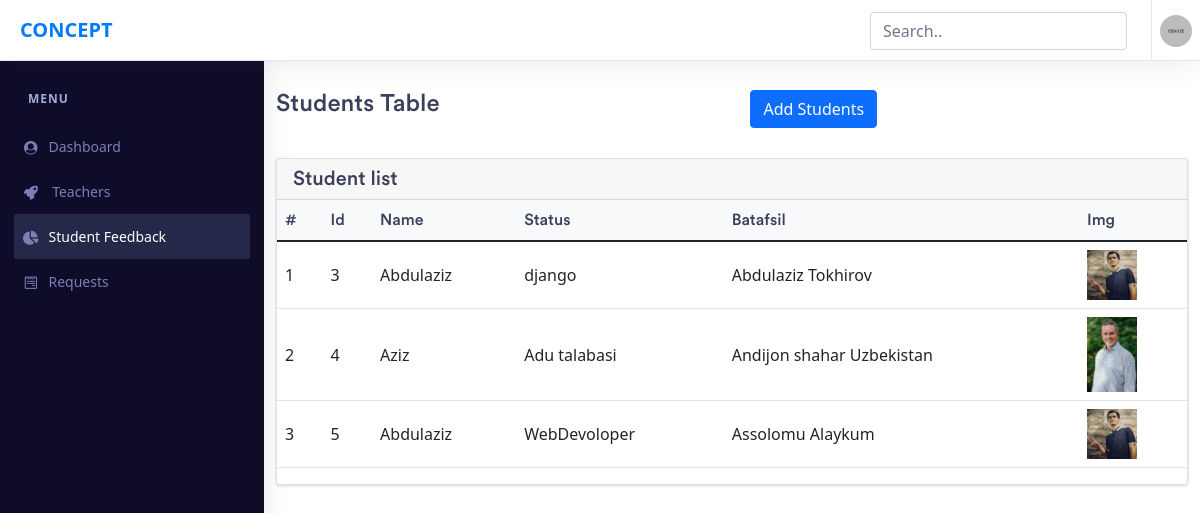
The app's page /dashboard/students/ (signed in) with its own data.
### main/models.py (models this page shows, shortened)
class StudentFeedback(models.Model):
    student = models.CharField(max_length=255)
    status = models.CharField(max_length=255)
    body =models.TextField()
    img = models.ImageField(upload_to ='st-fb/')

### dashboard/views.py (the view)
# urls.py: path('students/', student_feedback, name='students_url'),
@login_required(login_url='login_url')
def student_feedback(request):
    students = StudentFeedback.objects.all()
    context = {
        'students':students
    }
    return render(request, 'dashboard/students.html', context)

### templates/dashboard/students.html (shortened to what this page needs)
{% load static %}
<!doctype html>
<html lang="en">
<head>
    <link rel="stylesheet" href="{% static 'dashboard/vendor/bootstrap/css/bootstrap.min.css' %}">
    <link href="{% static 'dashboard/vendor/fonts/circular-std/style.css' %}" rel="stylesheet">
    <link rel="stylesheet" href="{% static 'dashboard/libs/css/style.css' %}">
    <link rel="stylesheet" href="{% static 'dashboard/vendor/fonts/fontawesome/css/fontawesome-all.css' %}">
    <link rel="stylesheet" href="{% static 'dashboard/vendor/charts/chartist-bundle/chartist.css' %}">
    <link rel="stylesheet" href="{% static 'dashboard/vendor/charts/morris-bundle/morris.css' %}">
    <link rel="stylesheet" href="{% static 'dashboard/vendor/fonts/material-design-iconic-font/css/materialdesignicons.min.css' %}">
    <link rel="stylesheet" href="{% static 'dashboard/vendor/charts/c3charts/c3.css' %}">
    <link rel="stylesheet" href="{% static 'dashboard/vendor/fonts/flag-icon-css/flag-icon.min.css' %}">
    <link href="https://cdn.jsdelivr.net/npm/bootstrap@5.1.3/dist/css/bootstrap.min.css" rel="stylesheet">
</head>
<body>
    <div class="dashboard-main-wrapper">
        <div class="dashboard-header">
            <nav class="navbar navbar-expand-lg bg-white fixed-top">
                <a class="navbar-brand" href="index.html">Concept</a>
                <div class="collapse navbar-collapse " id="navbarSupportedContent">
                    <ul class="navbar-nav ml-auto navbar-right-top">
                        <li class="nav-item">
                            <div id="custom-search" class="top-search-bar">
                                <input class="form-control" type="text" placeholder="Search..">
                            </div>
                        </li>
                        <li class="nav-item dropdown nav-user">
                            <a class="nav-link nav-user-img" href="#" id="navbarDropdownMenuLink2" data-toggle="dropdown" aria-haspopup="true" aria-expanded="false"><img src="assets/images/avatar-1.jpg" alt="" class="user-avatar-md rounded-circle"></a>
                        </li>
                    </ul>
                </div>
            </nav>
        </div>
        <div class="nav-left-sidebar sidebar-dark">
            <div class="menu-list">
                <nav class="navbar navbar-expand-lg navbar-light">
                    <div class="collapse navbar-collapse" id="navbarNav">
                        <ul class="navbar-nav flex-column">
                            <li class="nav-divider">
                                Menu
                            </li>
                            <li class="nav-item ">
                                <a class="nav-link " href=" {% url 'dashboard_url' %} " aria-expanded="false" data-target="#submenu-1" aria-controls="submenu-1"><i class="fa fa-fw fa-user-circle"></i>Dashboard <span class="badge badge-success">6</span></a>
                            </li>
                            <li class="nav-item">
                                <a class="nav-link " href="{% url 'teacher_url' %} "  aria-expanded="false" data-target="#submenu-2" aria-controls="submenu-2"><i class="fa fa-fw fa-rocket"></i> Teachers</a>
                            </li>
                            <li class="nav-item">
                                <a class="nav-link active" href="{% url 'students_url' %} "  aria-expanded="false" data-target="#submenu-3" aria-controls="submenu-3"><i class="fas fa-fw fa-chart-pie"></i>Student Feedback</a>
                            </li>
                            <li class="nav-item ">
                                <a class="nav-link " href="{% url 'requests_url' %} "  aria-expanded="false" data-target="#submenu-4" aria-controls="submenu-4"><i class="fab fa-fw fa-wpforms"></i>Requests</a>
                                    </li>
                                </ul>
                            </div>
                        </nav>
                    </div>
                </div>
                <div class="dashboard-wrapper">
                    <div class="dashboard-ecommerce">
                        <div class="container-fluid dashboard-content ">
                            <div class="row">
                                <div class="col-xl-12 col-lg-12 col-md-12 col-sm-12 col-12">
                                    <div class="page-header d-flex justify-content-between">
                                        <h2 class="pageheader-title">Students Table </h2>
<button type="button" class="btn btn-primary" data-bs-toggle="modal" data-bs-target="#exampleModal">
    Add Students
  </button>
                            </div>
                        </div>
                    </div>
                    <div class="ecommerce-widget">
                        <div class="row">
                            <div class="col-xl-12 col-lg-12 col-md-6 col-sm-12 col-12">
                                <div class="card">
                                    <h5 class="card-header">Student list</h5>
                                    <div class="card-body p-0">
                                        <div class="table-responsive">
                                            <table class="table">
                                                <thead class="bg-light">
                                                    <tr class="border-0">
                                                        <th class="border-0">#</th>
                                                        <th class="border-0">Id</th>
                                                        <th class="border-0"> Name</th>
                                                        <th class="border-0">Status</th>
                                                        <th class="border-0">Batafsil</th>
                                                        <th class="border-0">Img</th>
                                                    </tr>
                                                </thead>
                                                <tbody>
                                                    {% for student in students %}
                                                    <tr>
                                                        <td>{{forloop.counter}}</td>
                                                        <td>{{student.id}} </td>
                                                        <td>{{student.student}} </td>
                                                        <td>{{student.status}} </td>
                                                        <td>{{student.body}}</td>
                                                        <td><img src="{{student.img.url}}" alt="img" width="50px"></td>
                                                    </tr>
                                                    {% endfor %}
                                                </tbody>
                                            </table>
                                        </div>
                                    </div>
                                </div>
                            </div>
                        </div>
                    </div>
                </div>
            </div>
        </div>
    </div>
</body>
</html>

### records on screen
StudentFeedback: id "3", student "Abdulaziz", status "django", body "Abdulaziz Tokhirov", img (picture)
StudentFeedback: id "4", student "Aziz", status "Adu talabasi", body "Andijon shahar Uzbekistan", img (picture)
StudentFeedback: id "5", student "Abdulaziz", status "WebDevoloper", body "Assolomu Alaykum", img (picture)
